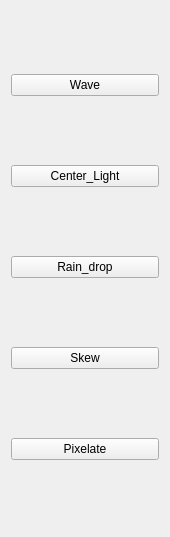
         <widget class="QWidget" name="Misc">
          <property name="geometry">
           <rect>
            <x>0</x>
            <y>0</y>
            <width>170</width>
            <height>537</height>
           </rect>
          </property>
          <attribute name="icon">
           <iconset>
            <normaloff>../../../Youssef Elkhatib/Desktop/folder-misc.512x387.png</normaloff>../../../Youssef Elkhatib/Desktop/folder-misc.512x387.png</iconset>
          </attribute>
          <attribute name="label">
           <string>Misc.</string>
          </attribute>
          <layout class="QVBoxLayout" name="verticalLayout_3">
           <item>
            <widget class="QPushButton" name="Wave">
             <property name="toolTip">
              <string>Wave Image</string>
             </property>
             <property name="statusTip">
              <string>Wave Image</string>
             </property>
             <property name="text">
              <string>Wave</string>
             </property>
             <property name="icon">
              <iconset>
               <normaloff>../../../Youssef Elkhatib/Desktop/Iconarchive-Seaside-Water-Wave.512.png</normaloff>../../../Youssef Elkhatib/Desktop/Iconarchive-Seaside-Water-Wave.512.png</iconset>
             </property>
            </widget>
           </item>
           <item>
            <widget class="QPushButton" name="Center_Light">
             <property name="toolTip">
              <string>Center_light</string>
             </property>
             <property name="statusTip">
              <string>Center_light</string>
             </property>
             <property name="text">
              <string>Center_Light</string>
             </property>
             <property name="icon">
              <iconset>
               <normaloff>../../../Youssef Elkhatib/Desktop/26603f5bbc37f5b46fa581d8df1be6d7.jpg</normaloff>../../../Youssef Elkhatib/Desktop/26603f5bbc37f5b46fa581d8df1be6d7.jpg</iconset>
             </property>
            </widget>
           </item>
           <item>
            <widget class="QPushButton" name="Rain_Drop">
             <property name="toolTip">
              <string>Rain_Drop</string>
             </property>
             <property name="statusTip">
              <string>Rain_Drop</string>
             </property>
             <property name="text">
              <string>Rain_drop</string>
             </property>
             <property name="icon">
              <iconset>
               <normaloff>../../../Youssef Elkhatib/Desktop/download.png</normaloff>../../../Youssef Elkhatib/Desktop/download.png</iconset>
             </property>
            </widget>
           </item>
           <item>
            <widget class="QPushButton" name="Skew">
             <property name="toolTip">
              <string>Skew</string>
             </property>
             <property name="statusTip">
              <string>Skew</string>
             </property>
             <property name="text">
              <string>Skew</string>
             </property>
             <property name="icon">
              <iconset>
               <normaloff>../../../Youssef Elkhatib/Desktop/download (2).png</normaloff>../../../Youssef Elkhatib/Desktop/download (2).png</iconset>
             </property>
            </widget>
           </item>
           <item>
            <widget class="QPushButton" name="Pixelate">
             <property name="toolTip">
              <string>Pixelate</string>
             </property>
             <property name="statusTip">
              <string>Pixelate</string>
             </property>
             <property name="text">
              <string>Pixelate</string>
             </property>
             <property name="icon">
              <iconset>
               <normaloff>../../../Youssef Elkhatib/Desktop/download (3).png</normaloff>../../../Youssef Elkhatib/Desktop/download (3).png</iconset>
             </property>
            </widget>
           </item>
          </layout>
         </widget>
